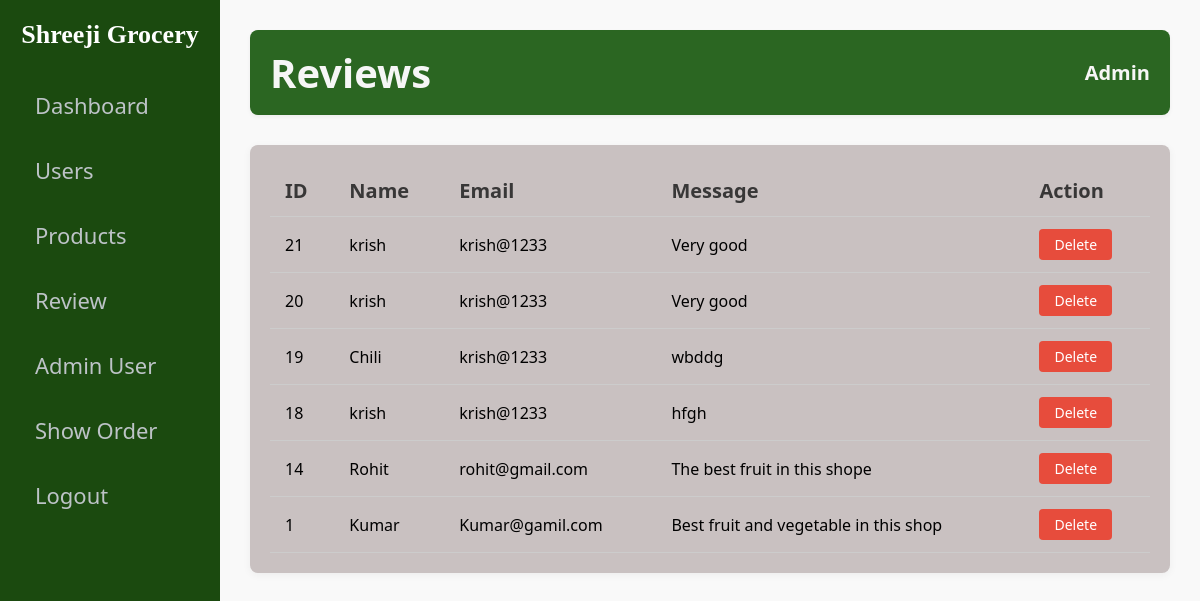
The app's page /admin/review.php (signed in) with its own data.
### tables this page shows
CREATE TABLE `reviews` (
  `id` int(11) NOT NULL,
  `name` varchar(30) NOT NULL,
  `email` varchar(30) NOT NULL,
  `message` text NOT NULL
);

### admin/review.php (the view, shortened to what this page needs)
<?php
if (isset($_SESSION['sg'])) {
    include "header.php";
?>
<body>
  <div class="main">
    <header>
      <h1>Reviews</h1>
      <h2>Admin</h2>
    </header>
    <?php
      $host = "localhost";
      $user = "root";
      $password = "";
      $dbname = "grocery";
      $connection = mysqli_connect($host,$user,$password,$dbname);
      $query = "SELECT * FROM reviews ORDER BY id DESC";
      $query_run = mysqli_query($connection ,$query);
    ?>
    <div class="table-container">
      <table>
        <thead>
          <tr>
            <th>ID</th>
            <th>Name</th>
            <th>Email</th>
            <th>Message</th>
            <th>Action</th>
          </tr>
        </thead>
        <tbody>
          <?php
             if (mysqli_num_rows($query_run) > 0) {
                while ($row = mysqli_fetch_assoc($query_run)) {
          ?>
          <tr>
            <td><?php echo $row['id']; ?></td>
            <td><?php echo htmlspecialchars($row['name']); ?></td>
            <td><?php echo htmlspecialchars($row['email']); ?></td>
            <td><?php echo htmlspecialchars($row['message']); ?></td>
            <td>
                <a href="delete_review.php?i=<?php echo $row['id']; ?>"
                   class="delete-btn"
                   onclick="return confirm('Are you sure you want to delete this review?');">
                   Delete
                </a>
            </td>
          </tr>
          <?php
                }
             } else {
                echo "<tr><td colspan='5' style='text-align:center;'>No Record Found</td></tr>";
             }
          ?>
        </tbody>
      </table>
    </div>
  </div>
<?php
} else {
   header("Location:index.php");
}
?>
</body>

### admin/css/header.css (style rules this page uses)
* { margin: 0; padding: 0; box-sizing: border-box; }
body { font-family: Arial, sans-serif; }
.main { margin-left: 240px; padding: 30px; }

### admin/review.php (style rules this page uses)
* { box-sizing: border-box; margin: 0; padding: 0; font-family: 'Segoe UI', sans-serif; }
body { display: flex; min-height: 100vh; background-color: #f9f9f9; }
.main { margin-left: 220px; padding: 30px; width: 100%; }
header { display: flex; justify-content: space-between; background-color: rgb(43, 102, 34); padding: 15px 20px; border-radius: 8px; margin-bottom: 30px; box-shadow: 0 2px 4px rgba(0,0,0,0.05); }
header h1 { font-size: 40px; color: #f6f6f6; }
header h2 { font-size: 20px; color: #f7f6f6; margin-top: 14px; }
.table-container { background-color: rgb(201, 193, 193); border-radius: 8px; padding: 20px; box-shadow: 0 2px 8px rgba(0,0,0,0.05); }
table { width: 100%; border-collapse: collapse; }
table th, table td { padding: 12px 15px; text-align: left; border-bottom: 1px solid #ccc; }
table th { font-size: 20px; background-color: rgb(201, 193, 193); color: #383737; }
.delete-btn { display: inline-block; padding: 6px 15px; border-radius: 4px; cursor: pointer; font-size: 14px; background-color: #e74c3c; color: #fff; text-decoration: none; transition: background 0.3s; }

### records on screen
reviews: id "21", name "krish", email "krish@1233", message "Very good"
reviews: id "20", name "krish", email "krish@1233", message "Very good"
reviews: id "19", name "Chili", email "krish@1233", message "wbddg"
reviews: id "18", name "krish", email "krish@1233", message "hfgh"
reviews: id "14", name "Rohit", email "rohit@gmail.com", message "The best fruit in this shope"
reviews: id "1", name "Kumar", email "Kumar@gamil.com", message "Best fruit and vegetable in this shop"
